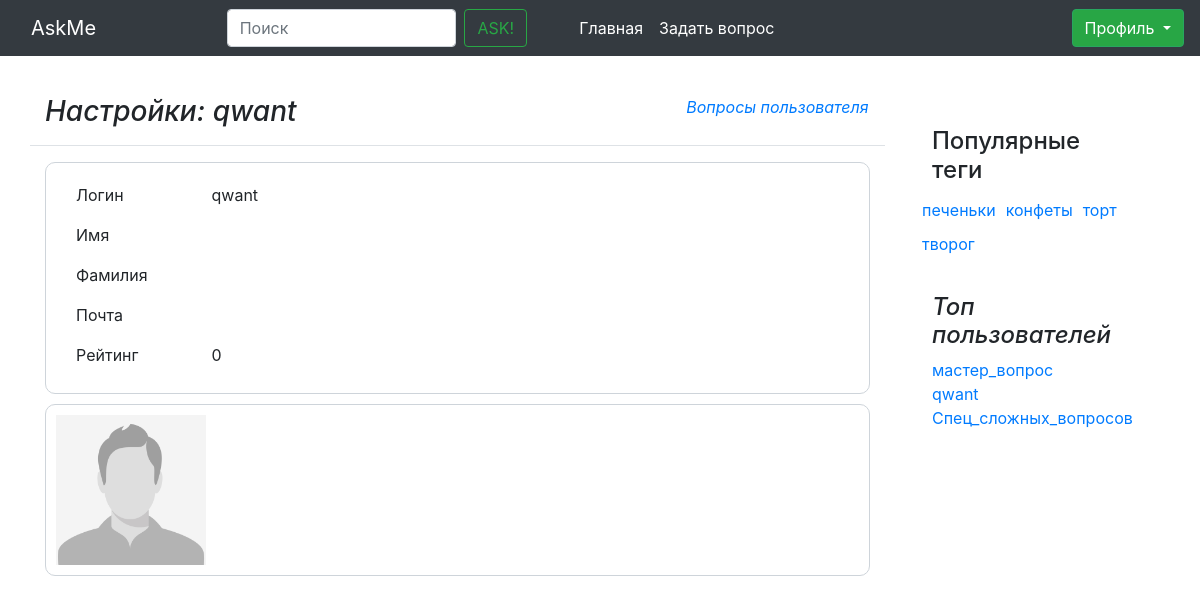
The page /user/1/ on the database as committed earlier.
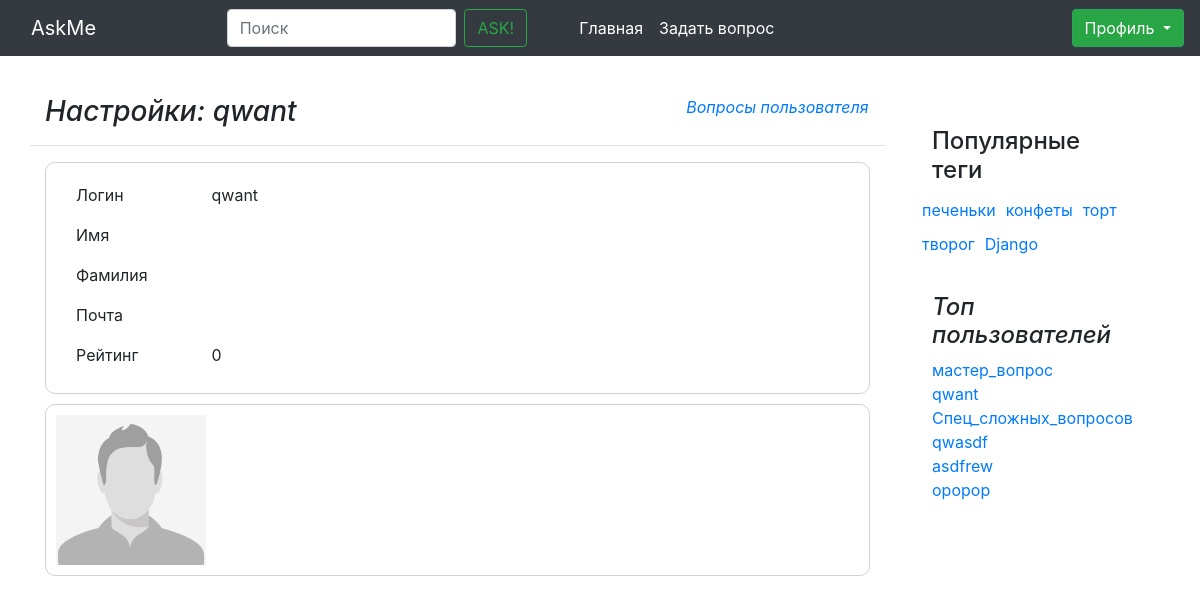
The same page on the database as committed later.
### questions/models.py (models this page shows, shortened)
class Tag(models.Model):
    title = models.CharField(max_length=120, verbose_name=u"Заголовок ярлыка", null=True)
    objects = TagManager()

class CustomUser(AbstractUser):
    upload = models.ImageField(upload_to='uploads/%Y/%m/%d/', blank=False)
    registration_date = models.DateTimeField(default=timezone.now, verbose_name="Дата решистрации", null=True)
    rating = models.IntegerField(default=0, verbose_name="Рейтинг пользователя", null=True)
    objects = UserManager()
    def __str__(self):
        return self.username

### questions/views.py (the view)
# urls.py: path('user/<int:id>/', views.profile, name="user"),
def profile(request, id):
	return render(request, "user_settings.html", {
		'users' : paginate(request, models.CustomUser.objects.by_rating())[:10],
		'tags' : paginate(request, models.Tag.objects.hottest())[:10],
		"profile": get_object_or_404(models.CustomUser, pk=id),
		})

### questions/manager.py (called while the page is built)
    def hottest(self):
        return self.annotate(question_count=Count('question')).order_by('-question_count')

    def by_rating(self):
        return self.order_by('-rating')

### questions/views.py (called while the page is built)
def paginate(request, objects_list):
    paginator = Paginator(objects_list, 30)
    page = request.GET.get('page')
    try:
        objects = paginator.page(page)
    except PageNotAnInteger:
        objects = paginator.page(1)
    except EmptyPage:
        objects = paginator.page(paginator.num_pages)
    return objects

### questions/templates/user_settings.html (shortened to what this page needs)
{% extends "tag_find.html" %}
{% block OwnLinks %}
  {% load static %}
  <link rel="stylesheet" type="text/css" href="{% static "/css/settings.css" %}">
{% endblock %}
{% block NamePage %}
  <div class="row font-italic border-bottom pb-2 mb-3  ">
    <div class="col-9 ">
      <h3>Настройки: {{profile}}</h3>
    </div>
    <div class="col-3">
      <a href="{% url 'user_questions' id=profile.id %}">
        Вопросы пользователя
      </a>
    </div>
  </div>
{% endblock %}
{% block userPost %}
  <form class="needs-validation" novalidate="">
    <div class="FileDiv">
      <div style="margin-left:20px;margin-top:10px;">
    <div class="form-group row ">
            <div class="col-2">
                Логин
            </div>
            <div class="col-10">
                {{profile}}
            </div>
        </div>
        <div class="form-group row">
            <div class="col-2">
                Имя
            </div>
            <div class="col-10">
            </div>
        </div>
        <div class="form-group row">
            <div class="col-2">
                Фамилия
            </div>
            <div class="col-10">
            </div>
        </div>
        <div class="form-group row">
            <div class="col-2">
                Почта
            </div>
            <div class="col-10">
            </div>
        </div>
        <div class="form-group row">
            <div class="col-2">
                Рейтинг
            </div>
            <div class="col-10">
                {{ profile.rating }}
            </div>
        </div>
      </div>
    </div>
    <div class="md-3 container FileDiv group">
      <div class="row">
        <div class="col-md-5">
          {% load static %}
          {% if profile.upload %}
                <img src="{{MEDIA_URL}}{{profile.upload.url}}" width="150" height="150">
              {% else %}
                  <img src="{% static "/img/Empty2.jpg" %}" width="150" height="150">
              {% endif %}
        </div>
      </div>
    </div>
  </form>
{% endblock %}

### questions/templates/aside_menu.html
{% block Asidemenu %}
  <aside class="blog-sidebar my_blog">
    <div class="p-3 mb-3">
      <div class="p-3">
        <h4>Популярные теги</h4>
        <div class="row">
          {% for t in tags %}
            <a href="{% url 'tag' id=t.id %}" class="Pop_tags">{{ t.title }}</a>
          {% endfor %}
        </div>
      </div>
      <div class="p-3">
        <h4 class="font-italic">Топ пользователей</h4>
        <ol class="list-unstyled">
          {% for user in users %}
            <li><a href="{% url 'user' id=user.id %}">{{ user }}</a></li>
          {% endfor %}
        </ol>
      </div>
    </div>
  </aside>
{% endblock Asidemenu %}

Rows that differ between the two databases and show on the page:
added Tag: title "Django"
added CustomUser: username "qwasdf"
added CustomUser: username "asdfrew"
added CustomUser: username "opopop"
